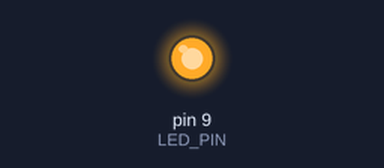
The sketch below on a simulated Arduino Uno, built with avr-gcc and run on an emulated ATmega328P. Parts: output pins drawn as LEDs (lit = HIGH). At 0.0 s the program stops and its outputs stay as they are.

Above: at 0.1 s.
Timing chart, 0 to 1.5 s (numbered marks = the images above):
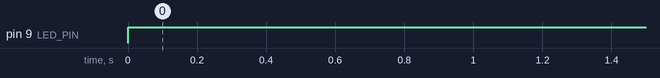

Measured:
- by itself, pin 9 (LED_PIN): LOW → HIGH at 0.00 s

The sketch:

sketch_dec18a.ino
```cpp
#include <avr/io.h>
#include <stdbool.h>

#define LED_PIN 1 // Assuming the LED is connected to PB1

int main(void) {
    // Set PB1 as an output
    DDRB |= (1 << LED_PIN);

    while (1) {
        // XOR operation on x and y
        bool result = (0^1)== 1;

        // Set the LED state based on the result
        if (result) {
            PORTB |= (1 << LED_PIN); // Turn on LED
        } else {
            PORTB &= ~(1 << LED_PIN); // Turn off LED
        }
    }

    return 0;
}
```
